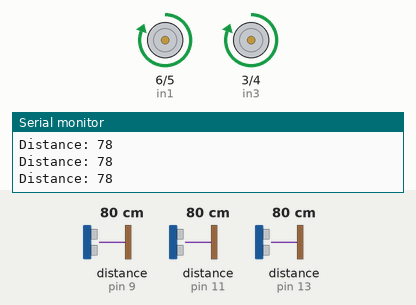
Recording of a sketch running on a simulated Arduino Uno, built with avr-gcc and run on an emulated ATmega328P. Parts: motor-driver pin pairs drawn as motors (green arrow = first pin HIGH = forward, orange = second pin HIGH = backward, longer = more drive, scaled by the enable pin), the last lines printed to the serial monitor. Wiring (inferred from the names in the program): ultrasonic range finder: trigger pin 8; echo pin 9. The test bench sets the inputs (shaded band); at power-on: distance to the obstacle (sensors on pin 9, pin 11, pin 13) 80 cm. The echo pulse lasts 58.3 µs per cm.

Above: at 2.2 s.
2.3 s: distance to the obstacle (sensor on pin 9) set to 32 cm
3.8 s: distance to the obstacle (sensor on pin 9) set to 27 cm
At 4.9 s:
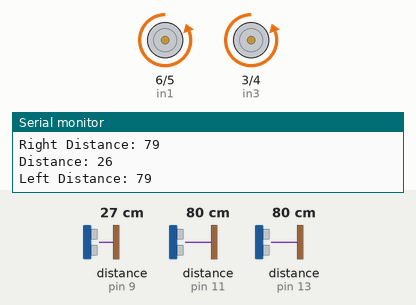
5.3 s: distance to the obstacle (sensor on pin 9) set to 35 cm
At 6.2 s:
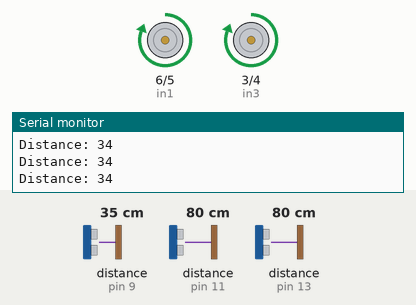
Timing chart, 0 to 8.3 s (numbered marks = the images above; inputs shaded):
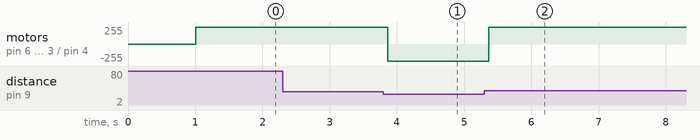

The sketch:

main.ino
```cpp
// defines pins numbers
const int front_trigPin = 8;
const int front_echoPin = 9;
const int left_trigPin = 10;
const int left_echoPin = 11;
const int right_trigPin = 12;
const int right_echoPin = 13;

// Motor right connections
int enA = 7;
int in1 = 6;
int in2 = 5;
// Motor left connections
int enB = 2;
int in3 = 3;
int in4 = 4;

// defines variables
long font_duration;
int front_distance;
long left_duration;
int left_distance;
long right_duration;
int right_distance;


void setup() {
  pinMode(front_trigPin, OUTPUT); // Sets the trigPin as an Output
  pinMode(front_echoPin, INPUT); // Sets the echoPin as an Input
  pinMode(left_trigPin, OUTPUT); // Sets the trigPin as an Output
  pinMode(left_echoPin, INPUT); // Sets the echoPin as an Input
  pinMode(right_trigPin, OUTPUT); // Sets the trigPin as an Output
  pinMode(right_echoPin, INPUT); // Sets the echoPin as an Input
  Serial.begin(9600); // Starts the serial communication

  // Set all the motor control pins to outputs
  pinMode(enA, OUTPUT);
  pinMode(enB, OUTPUT);
  pinMode(in1, OUTPUT);
  pinMode(in2, OUTPUT);
  pinMode(in3, OUTPUT);
  pinMode(in4, OUTPUT);

  analogWrite(enA, 255);
  analogWrite(enB, 255);
  stope();
  delay(1000);
}

void loop() {
  // Clears the trigPin
  digitalWrite(front_trigPin, LOW);
  delayMicroseconds(2);
  // Sets the trigPin on HIGH state for 10 micro seconds
  digitalWrite(front_trigPin, HIGH);
  delayMicroseconds(10);
  digitalWrite(front_trigPin, LOW);

  // Reads the echoPin, returns the sound wave travel time in microseconds
  font_duration = pulseIn(front_echoPin, HIGH);
  // Calculating the distance
  front_distance = font_duration * 0.034 / 2;
  // Prints the distance on the Serial Monitor
  Serial.print("Distance: ");
  Serial.println(front_distance);
  if(front_distance < 30){
    //left side sensor
    // Clears the trigPin
    digitalWrite(left_trigPin, LOW);
    delayMicroseconds(2);
    // Sets the trigPin on HIGH state for 10 micro seconds
    digitalWrite(left_trigPin, HIGH);
    delayMicroseconds(10);
    digitalWrite(left_trigPin, LOW);

    // Reads the echoPin, returns the sound wave travel time in microseconds
    left_duration = pulseIn(left_echoPin, HIGH);
    // Calculating the distance
    left_distance = left_duration * 0.034 / 2;
    // Prints the distance on the Serial Monitor
    Serial.print("Left Distance: ");
    Serial.println(left_distance);

    //right side sensor
    // Clears the trigPin
    digitalWrite(right_trigPin, LOW);
    delayMicroseconds(2);
    // Sets the trigPin on HIGH state for 10 micro seconds
    digitalWrite(right_trigPin, HIGH);
    delayMicroseconds(10);
    digitalWrite(right_trigPin, LOW);

    // Reads the echoPin, returns the sound wave travel time in microseconds
    right_duration = pulseIn(right_echoPin, HIGH);
    // Calculating the distance
    right_distance = right_duration * 0.034 / 2;
    // Prints the distance on the Serial Monitor
    Serial.print("Right Distance: ");
    Serial.println(right_distance);
    if((left_distance > right_distance) && (left_distance >= 30)){
      //go left
      left();
    } else if((right_distance > left_distance) && (right_distance >= 30)) {
      //go right
      right();
      }
    else{
      reverse();
    }
    }else {
      forward();
      }
}

void stope(){
   // Turn off motors - Initial state
  digitalWrite(in1, LOW);
  digitalWrite(in2, LOW);
  digitalWrite(in3, LOW);
  digitalWrite(in4, LOW);
  }
void forward(){
  // Turn on motor A & B
  digitalWrite(in1, HIGH);
  digitalWrite(in2, LOW);
  digitalWrite(in3, HIGH);
  digitalWrite(in4, LOW);
  }

void reverse(){
  digitalWrite(in1, LOW);
  digitalWrite(in2, HIGH);
  digitalWrite(in3, LOW);
  digitalWrite(in4, HIGH);
  }

void left(){
  digitalWrite(in1, LOW);
  digitalWrite(in2, HIGH);
  digitalWrite(in3, HIGH);
  digitalWrite(in4, LOW);
  }

void right(){
  digitalWrite(in1, HIGH);
  digitalWrite(in2, LOW);
  digitalWrite(in3, LOW);
  digitalWrite(in4, HIGH);
  }
```

Measured:
- the behaviour switches between 31 and 30 cm on distance to the obstacle (sensor on pin 9) (found by bisection; images 0 and 1)
- after the input at 3.8 s, motor on pin 6 (in1) / pin 5 (in2), motor on pin 3 (in3) / pin 4 (in4): forward 255/255 → backward 255/255 after 0.06 s
- after the input at 5.3 s, motor on pin 6 (in1) / pin 5 (in2), motor on pin 3 (in3) / pin 4 (in4): backward 255/255 → forward 255/255 after 0.06 s
